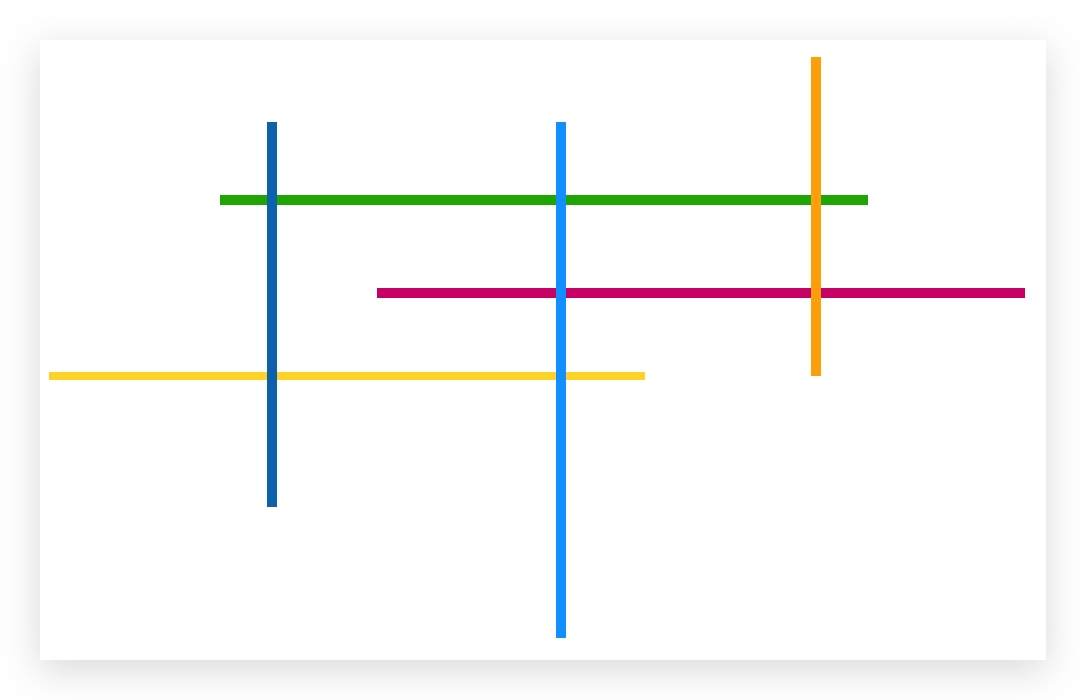
//> input picture cmake-build-debug/line.jpg, 1086 x 700 px
$ ./4.膨胀与腐蚀   (built with g++ and OpenCV 4)
//> lines starting //> are read from the running program, lines starting //| are printed output that depends on the picture; after the words box and inside, x2 and y2 are one past the last pixel; in counts of white or black regions, pixels touching at a corner belong together
#include "opencv2/opencv.hpp"
#include "iostream"

using namespace std;
using namespace cv;
/**
 * https://zhuanlan.zhihu.com/p/110330329
 * 膨胀与腐蚀，一般用来处理黑白图片
 * 膨胀用来处理缺陷，腐蚀用来处理毛刺
 */

int element_size = 1;
int max_size = 21;
Mat src;

// [9 lines left out: function trackbarCallback, not called in this run]

/**
 * 腐蚀，取最小值
 */
// [19 lines left out: functions test1, trackbarCallback1, not called in this run]

/**
 * 膨胀，取最大值
 */
// [10 lines left out: function test2, not called in this run]
/**
 * https://blog.csdn.net/shuiyixin/article/details/104369163
 */
// [26 lines left out: function test3, not called in this run]

/**
 * 验证码识别 黑白
 */
// [10 lines left out: function test4, not called in this run]

/**
 * 验证码识别 彩色
 */
// [18 lines left out: function test5, not called in this run]

/**
 * https://www.bilibili.com/video/BV1Ay4y117HV/?p=234&spm_id_from=pageDriver&vd_source=cfa545ca14ba2d7782dd4c30ae22638e
 * 提取水平和垂直线
 * 思路：kernel可以是任意形状，可以把它定义为一根线
 * 比如说要找水平的线，把kernel定义为一根横的线，然后用膨胀算法，遇到竖的线会变成白色（因为周边是白色的），遇到横的线还是原来的颜色
 */
void test6() {
    Mat s = imread("line.jpg");
//> s is the input picture: 700 rows x 1086 cols, CV_8UC3; mean B, G, R 247.5, 248.5, 248.4
    //先变黑白
    Mat gray;
    cvtColor(s, gray, COLOR_BGR2GRAY);
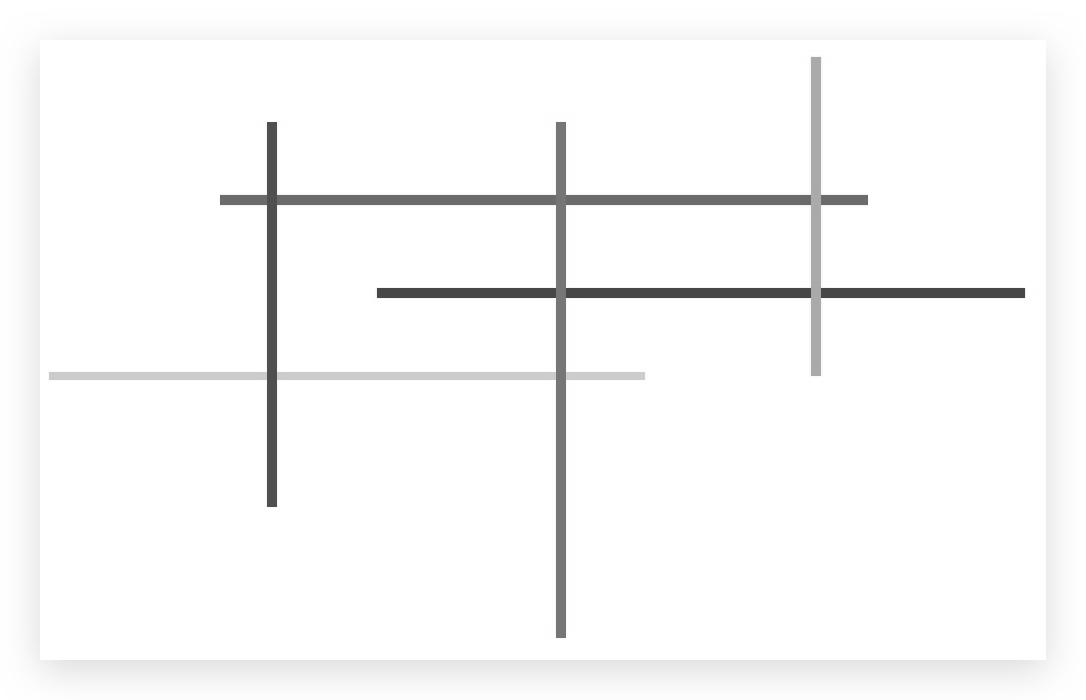
//> gray: 700 rows x 1086 cols, CV_8UC1; min 67, max 255, mean 248.4
    Mat binary;
    adaptiveThreshold(~gray, binary, 255, ADAPTIVE_THRESH_MEAN_C, THRESH_BINARY, 45, 0);
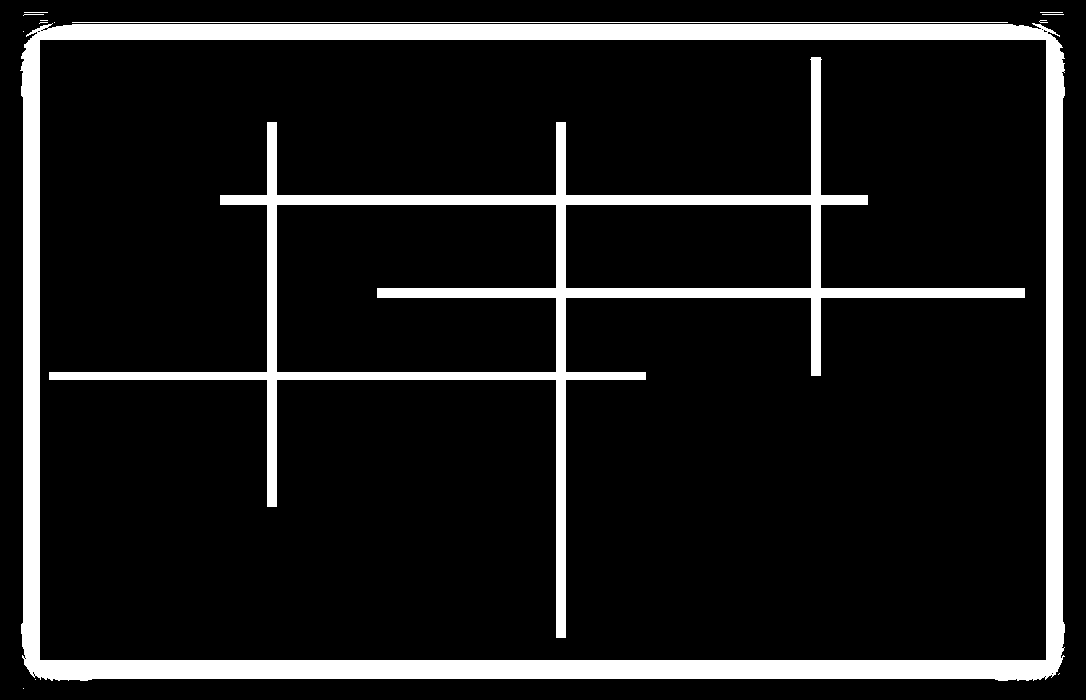
//> binary: 700 rows x 1086 cols, CV_8UC1; 11.5% white; 15 white regions (8 under 20 px), largest, box (x1, y1, x2, y2) and area: (20, 23, 1065, 681) 56972, (49, 57, 1025, 638) 29278, (72, 22, 1008, 23) 936
    imshow("binary", binary);

    // [8 lines of commented-out code are left out]
    Mat dst;
    Mat kernel = getStructuringElement(MORPH_RECT, Size(1, s.rows / 16));
//> kernel = 43 values from 1 to 1
    erode(binary, dst, kernel);
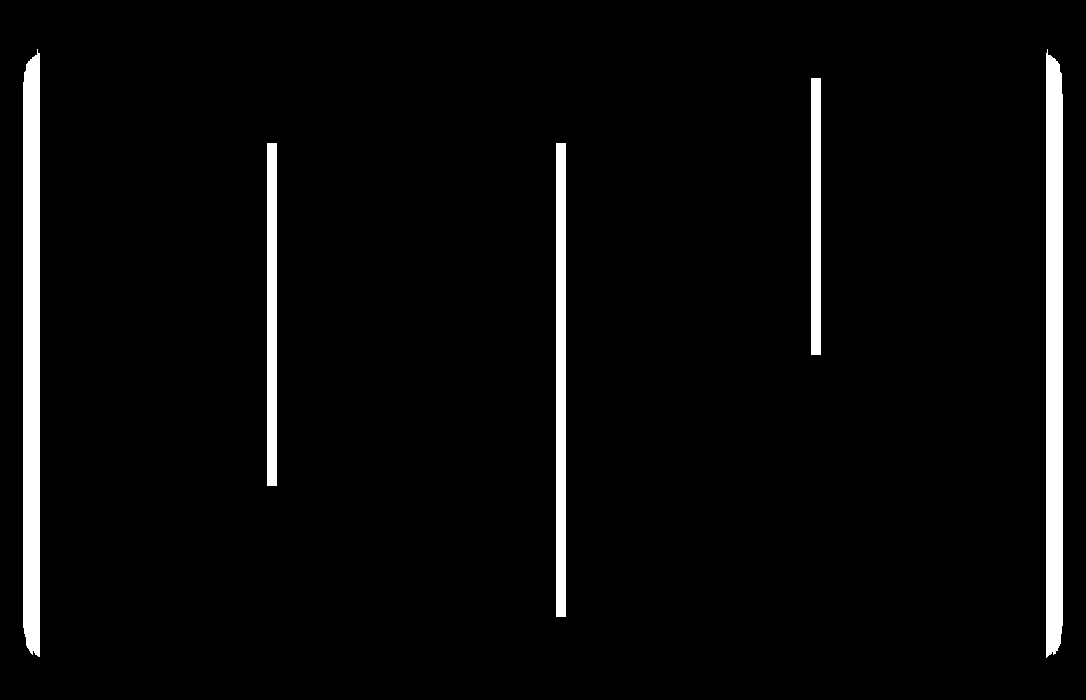
//> dst: 700 rows x 1086 cols, CV_8UC1; 4.1% white; 5 white regions, box (x1, y1, x2, y2) and area: (23, 49, 40, 657) 10012, (1046, 49, 1063, 658) 10007, (556, 143, 566, 617) 4740, (267, 143, 277, 486) 3430, (811, 78, 821, 355) 2770
    dilate(dst, dst, kernel);
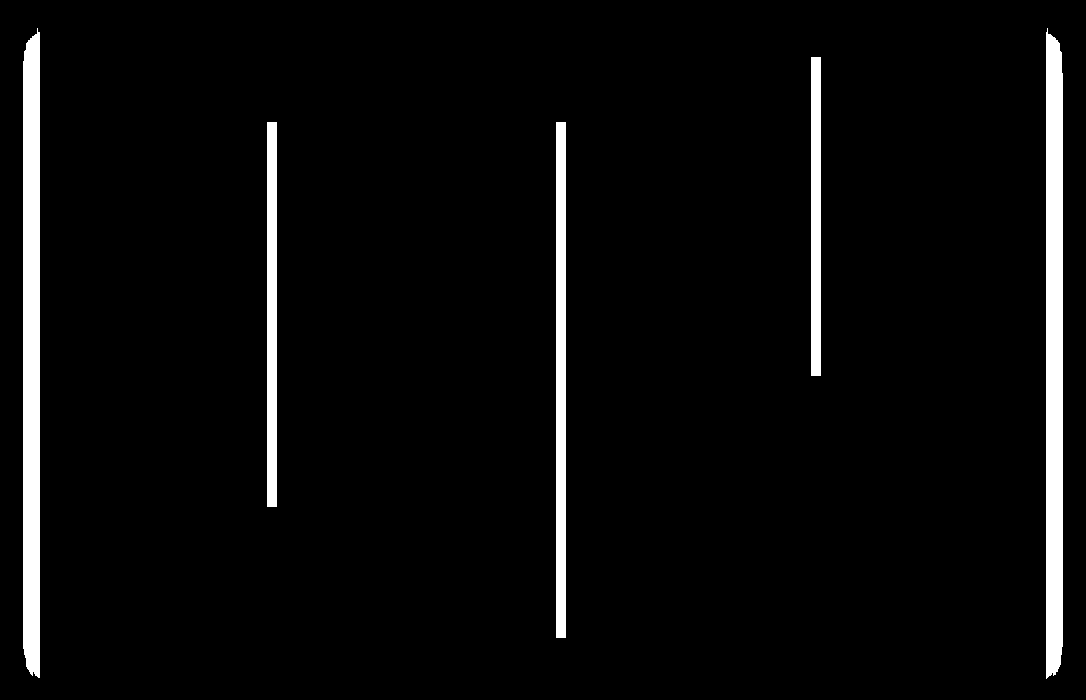
//> dst: 700 rows x 1086 cols, CV_8UC1; 4.4% white; 5 white regions, box (x1, y1, x2, y2) and area: (23, 28, 40, 678) 10726, (1046, 28, 1063, 679) 10721, (556, 122, 566, 638) 5160, (267, 122, 277, 507) 3850, (811, 57, 821, 376) 3190
    imshow("dst", dst);

    waitKey(0);
}

int main() {
    test6();
}

$ run again, with cmake-build-debug/circle.jpeg copied over cmake-build-debug/line.jpg
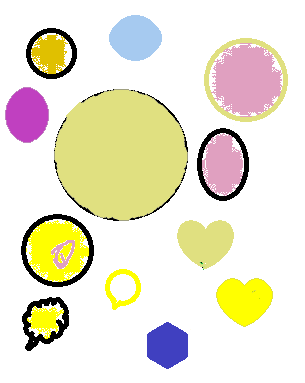
//> input picture cmake-build-debug/circle.jpeg, 305 x 383 px
//> in test6, s is the input picture: 383 rows x 305 cols, CV_8UC3; mean B, G, R 209, 230.1, 235
//> in test6, `adaptiveThreshold(~gray, binary, 255, ADAPTIVE_THRESH_MEAN_C, THRESH_B..`:
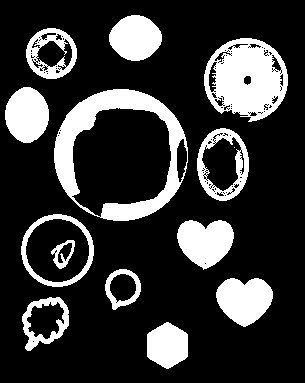
//> binary: 383 rows x 305 cols, CV_8UC1; 21.3% white; 14 white regions (1 under 20 px), largest, box (x1, y1, x2, y2) and area: (54, 89, 188, 221) 5432, (204, 38, 288, 122) 4747, (177, 220, 234, 270) 2031
//> in test6, `dilate(dst, dst, kernel);`:
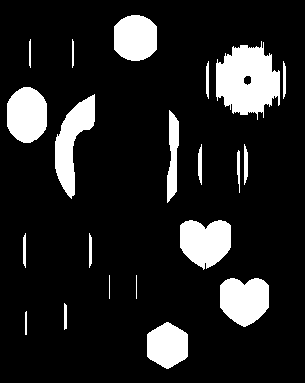
//> dst: 383 rows x 305 cols, CV_8UC1; 13.6% white; 21 white regions, largest, box (x1, y1, x2, y2) and area: (216, 41, 280, 120) 3414, (180, 220, 231, 270) 1947, (55, 94, 95, 199) 1925
